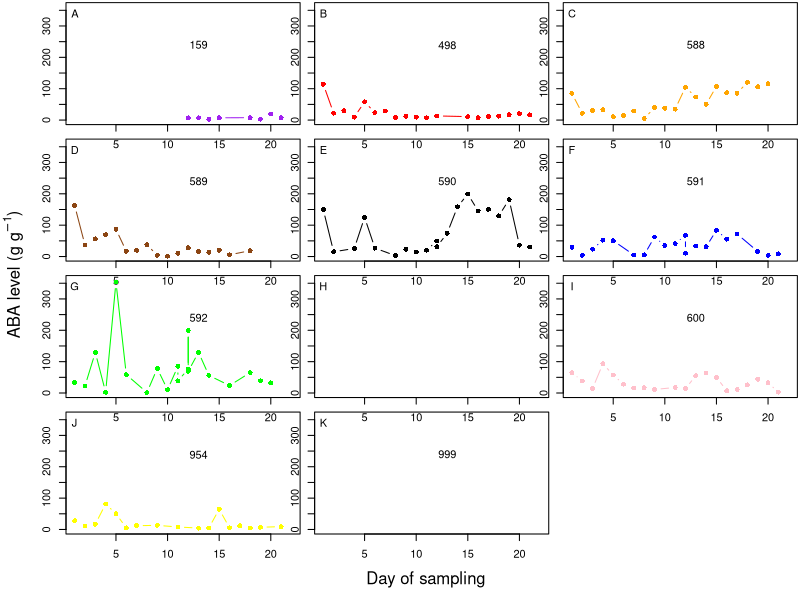
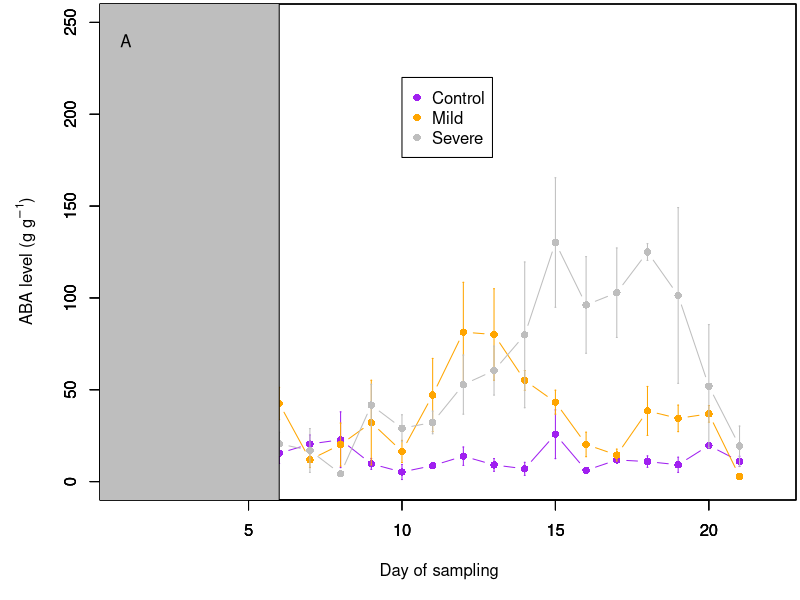

Here is the R script that generated these plots, in order:
# ABA data
# Buckeye 2018

#setwd("~/Documents/RESEARCH/California Buckeye")
require(dplyr)

aba <- read.table("ABA.csv", header=T, sep=",") %>% select(1:3)
abadate.raw <- read.table("ABAdate.csv", header=T, sep=",")
head(aba)
head(abadate.raw)
abadate <- abadate.raw %>% group_by(Date) %>% summarise (Collection_num = unique(Collection_num))
abadate$Date <- as.Date(abadate$Date,"%F")
# Load functions
se <- function(x) sqrt(var(x, na.rm=T)/sum(!is.na(x)))
treatment <- rep(NA, length(aba[,1]))
aba <- cbind(aba, treatment)
control <- c(589, 498, 954,159)
mild <- c(592, 999, 600)
severe <- c(590, 588, 591)
aba$treatment[aba$tag %in% control] <- "control"
aba$treatment[aba$tag %in% mild] <- "mild"
aba$treatment[aba$tag %in% severe] <- "severe"
aba$date <- abadate$Date[match(aba$time.since.start, abadate$Collection_num)]





cols <- c("purple","red","orange","saddlebrown","black","blue","green","cornflowerblue","pink","yellow")
tag.i <- as.vector(unique(aba$tag))
names(aba)

 tiff(filename = "FigX ABA.tif",
      width = 8, height = 10, units = "cm", pointsize = 6,
      compression = c("none"),
      bg = "white", res = 1200, family = "", restoreConsole = TRUE,
      type = c("windows", "cairo"),antialias = "cleartype")

par(mfrow=c(4,3),oma=c(4,4,0.1,0.1),mar=c(1,1,0.1,0.1))
for (i in c(1:length(tag.i))){
  plot(aba[aba$tag == tag.i[i],1]~aba[aba$tag == tag.i[i],3], type="b",col=cols[i],pch=16,xlim=c(1,22), ylim=c(0,360))
  # rect(0,-50,7,400,col=cols[i])
  text(1,340,LETTERS[i])
  text(13,240,tag.i[i])
}

mtext(side=2,outer=T, line=2,expression(paste("ABA level (g ",g^-1,")")))
mtext(side=1,outer=T, line=2,"Day of sampling")
# dev.off()

# treatment means
aba.means <- tapply(aba$ABAFWngg,list(aba$treatment,aba$time),mean, na.rm=T)
aba.means.se <- tapply(aba$ABAFWngg,list(aba$treatment,aba$time),se)
time <- sort(unique(aba$time))
cols <- c("purple","orange","grey")
#tiff(filename = "FigX ABA treats.tif",
#    width = 8, height = 10, units = "cm", pointsize = 6,
#     compression = c("none"),
#     bg = "white", res = 1200, family = "", restoreConsole = TRUE,
#     type = c("windows", "cairo"),antialias = "cleartype")
par(new=F)
par(mfrow=c(1,1),oma=c(4,4,0.1,0.1),mar=c(1,1,0.1,0.1))
for (i in c(1:3)){
  plot(aba.means[i,]~time, type="b",col=cols[i],pch=16,xlim=c(1,22), ylim=c(0,250))
  arrows(time, aba.means[i,]-aba.means.se[i,],time,aba.means[i,]+aba.means.se[i,], code=3, angle=90, length =0.005, col=cols[i])
  par(new=T)
}
rect(0,-50,6,400,col=cols[i])
text(1,240,LETTERS[1])
legend(10,220,pch=16, c("Control", "Mild", "Severe"), col=cols)
mtext(side=2,outer=T, line=2,expression(paste("ABA level (g ",g^-1,")")))
mtext(side=1,outer=T, line=2,"Day of sampling")
#dev.off()

